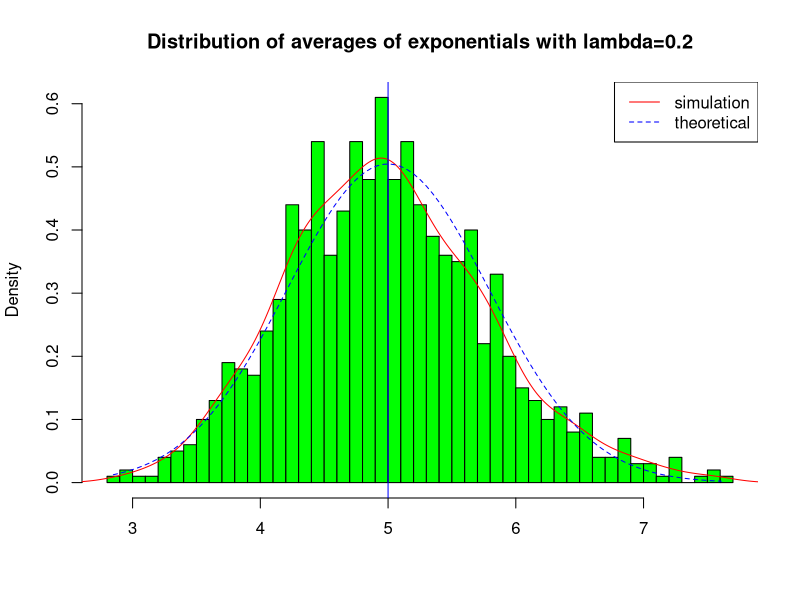
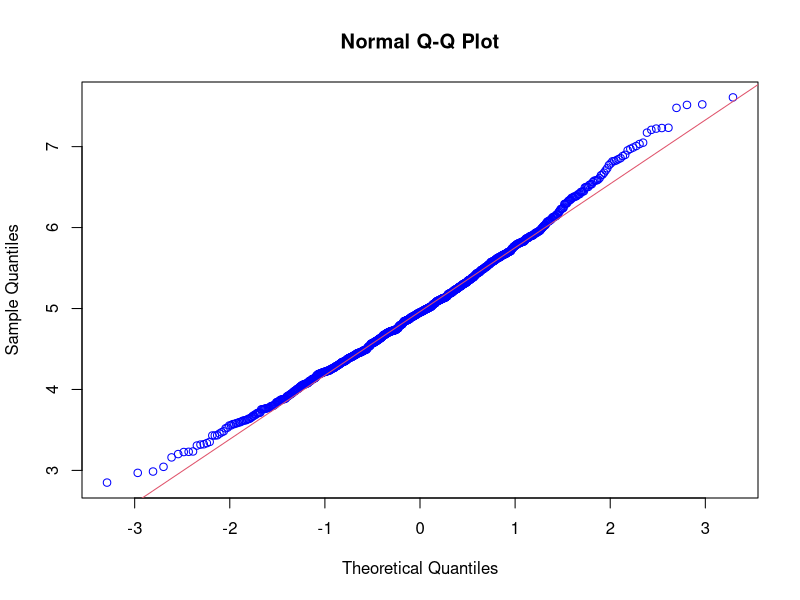
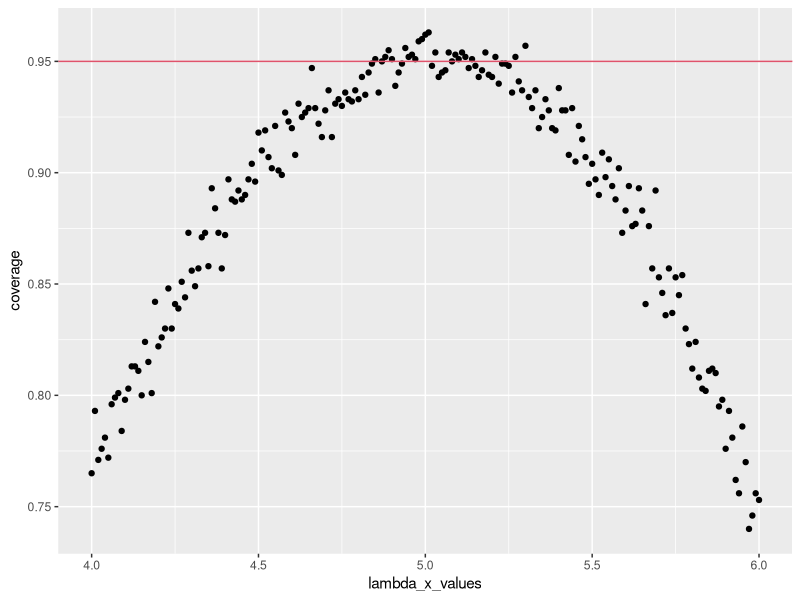

Write R code to recreate these figures, in order.
## ---- chunk 1
echo = TRUE
options(scipen = 1)
## ---- chunk 2
lambda <- 0.2
exponentials_size <- 40
simulations_size <- 1000
## ---- chunk 3
simulate_exponentials <- matrix(rexp(simulations_size*exponentials_size, rate=lambda), simulations_size, 
                                exponentials_size)
## ---- chunk 4
row_means <- rowMeans(simulate_exponentials)
## ---- chunk 5
### Calculate mean of distribution of averages for 40 exponentials
mean(row_means)

### mean from lambda
1/lambda
## ---- chunk 6
### Plot the graph
hist(row_means, breaks=50, prob=TRUE,
     main="Distribution of averages of exponentials with lambda=0.2",
     xlab="", col="green")
### density of the averages of exponentials
lines(density(row_means), col="red")
### Theoretical center of the distribution
abline(v=1/lambda, col="blue")
### theoretical density of the averages of exponentials
xfit <- seq(min(row_means), max(row_means), length=100)
yfit <- dnorm(xfit, mean=1/lambda, sd=(1/lambda/sqrt(exponentials_size)))
lines(xfit, yfit, pch=22, col="blue", lty=2)
### add legend to the graph
legend('topright', c("simulation", "theoretical"), lty=c(1,2), col=c("red", "blue"))
## ---- chunk 7
### standard deviation of the distribution of averages of 40 exponentials
sd(row_means)
### standard deviation from analytical expression
(1/lambda)/sqrt(exponentials_size)
### variance of the exponentials mean
var(row_means)
## ---- chunk 8
### Theoritcal variance of the distribution - 1/((lambda^2)* n)
1/((0.2*0.2) * 40)
## ---- chunk 9
### Plot qqplot and qqline to compare the distribution of averages of 40 exponentials to a normal distribution
qqnorm(row_means, col="blue")
qqline(row_means, col = 2)
## ---- chunk 10
# Evaluate coverage of the confidence interval
lambda_x_values <- seq(4, 6, by=0.01)
coverage <- sapply(lambda_x_values, function(lamb) {
    mu_hats <- rowMeans(matrix(rexp(exponentials_size*simulations_size, rate=0.2),
                               simulations_size, exponentials_size))
    ll <- mu_hats - qnorm(0.975) * sqrt(1/lambda**2/exponentials_size)
    ul <- mu_hats + qnorm(0.975) * sqrt(1/lambda**2/exponentials_size)
    mean(ll < lamb & ul > lamb)
})
# Plot Graph
library(ggplot2)
qplot(lambda_x_values, coverage) + geom_hline(yintercept=0.95, col=2)
